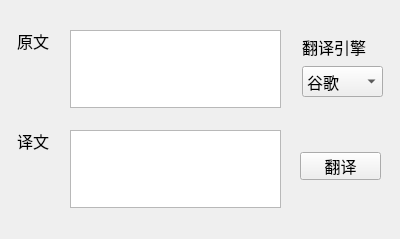
<?xml version="1.0" encoding="UTF-8"?>
<ui version="4.0">
 <class>Form</class>
 <widget class="QWidget" name="Form">
  <property name="geometry">
   <rect>
    <x>0</x>
    <y>0</y>
    <width>400</width>
    <height>239</height>
   </rect>
  </property>
  <property name="windowTitle">
   <string>Form</string>
  </property>
  <widget class="QLabel" name="label">
   <property name="enabled">
    <bool>true</bool>
   </property>
   <property name="geometry">
    <rect>
     <x>17</x>
     <y>30</y>
     <width>51</width>
     <height>21</height>
    </rect>
   </property>
   <property name="font">
    <font>
     <family>楷体</family>
     <pointsize>12</pointsize>
    </font>
   </property>
   <property name="lineWidth">
    <number>1</number>
   </property>
   <property name="text">
    <string>原文</string>
   </property>
  </widget>
  <widget class="QLabel" name="label_2">
   <property name="enabled">
    <bool>true</bool>
   </property>
   <property name="geometry">
    <rect>
     <x>17</x>
     <y>130</y>
     <width>51</width>
     <height>21</height>
    </rect>
   </property>
   <property name="font">
    <font>
     <family>楷体</family>
     <pointsize>12</pointsize>
    </font>
   </property>
   <property name="lineWidth">
    <number>1</number>
   </property>
   <property name="text">
    <string>译文</string>
   </property>
  </widget>
  <widget class="QTextEdit" name="textEdit">
   <property name="geometry">
    <rect>
     <x>70</x>
     <y>30</y>
     <width>211</width>
     <height>78</height>
    </rect>
   </property>
   <property name="font">
    <font>
     <family>楷体</family>
     <pointsize>12</pointsize>
    </font>
   </property>
  </widget>
  <widget class="QLabel" name="label_3">
   <property name="geometry">
    <rect>
     <x>302</x>
     <y>36</y>
     <width>81</width>
     <height>21</height>
    </rect>
   </property>
   <property name="font">
    <font>
     <family>楷体</family>
     <pointsize>12</pointsize>
    </font>
   </property>
   <property name="text">
    <string>翻译引擎</string>
   </property>
  </widget>
  <widget class="QTextEdit" name="textEdit_2">
   <property name="geometry">
    <rect>
     <x>70</x>
     <y>130</y>
     <width>211</width>
     <height>78</height>
    </rect>
   </property>
   <property name="font">
    <font>
     <family>楷体</family>
     <pointsize>12</pointsize>
    </font>
   </property>
  </widget>
  <widget class="QComboBox" name="comboBox">
   <property name="geometry">
    <rect>
     <x>302</x>
     <y>66</y>
     <width>81</width>
     <height>31</height>
    </rect>
   </property>
   <property name="font">
    <font>
     <family>楷体</family>
     <pointsize>12</pointsize>
    </font>
   </property>
   <item>
    <property name="text">
     <string>谷歌</string>
    </property>
   </item>
   <item>
    <property name="text">
     <string>有道</string>
    </property>
   </item>
   <item>
    <property name="text">
     <string>百度</string>
    </property>
   </item>
  </widget>
  <widget class="QPushButton" name="pushButton">
   <property name="geometry">
    <rect>
     <x>300</x>
     <y>152</y>
     <width>81</width>
     <height>28</height>
    </rect>
   </property>
   <property name="font">
    <font>
     <family>楷体</family>
     <pointsize>12</pointsize>
     <weight>50</weight>
     <bold>false</bold>
    </font>
   </property>
   <property name="text">
    <string>翻译</string>
   </property>
  </widget>
 </widget>
 <resources/>
 <connections/>
</ui>
